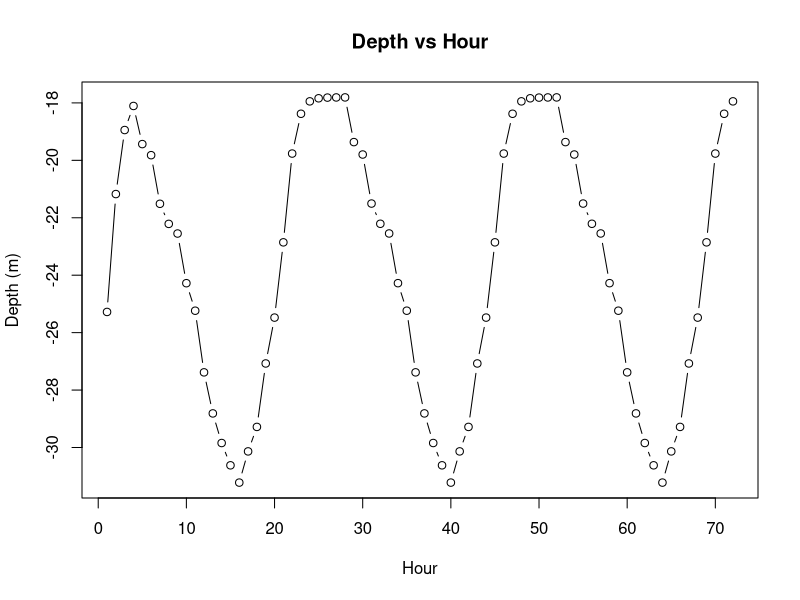

Here is the R script that generated this plot:
z0 <- 5
I0 <- c(5, 5, 5, 10, 10, 10, 50, 100, 150, 250,250,250,250,250,250,250,150,100,50,10,10,10,5,5)
IConst <- rep(250, length(I0))
a_d <- 0.1
a <- 10 
b <- 100
v <- 1.5
LENGTH <- 6
dec_dist_scale <- 0.5
C <- 0.23
kR <- 3.5
E <- (   ( (LENGTH / 100 )*dec_dist_scale)^2 )/(  C *  (  (  10^(2.62 *log10( 7 ) -2.01)   )/1000000   )   )

deriv <- function(preyIA, 
                E, 
                Eb, 
                Ke,
                beam_attenuation,
                r) {
  
    #log both sides, rearrange and differentiate with respect to r
    logRHS <- log(0.23* preyIA*E ) 
    logLHS <- log( ((Ke+Eb)/Eb) * r * r * exp(beam_attenuation * r)  ) 
    equation <- logLHS-logRHS
    derivative <- beam_attenuation + 2/r 
  
    
    return (c(equation,derivative))#equation
    #derivative
  
}



getr <- function(beam_attenuation, 
                preyIA, 
                E, 
                Eb, 
                Ke, 
                tol) {

    r <- sqrt(preyIA * E * (Eb/(Ke+Eb)) * 0.23)  #first guess for r
    
    vec <- deriv(preyIA, E, Eb, Ke, beam_attenuation, r)
    eq <- vec[1]
    der <- vec[2]

    while(abs(eq) > tol) {
        # Newtons method
        r <- r - eq/der

        vec <- deriv(preyIA, E, Eb, Ke, beam_attenuation, r)
        eq <- vec[1]
        der <- vec[2]
    }

    return (r)

}
z <- z0
days <- 3
zs <- numeric(length(I0*days))

preyIA <- c(5,5,5,5,4,4,3,3,3,2,2,1,1,1,1,1,2,2,3,3,4,5,5,5)/1000000
for(iday in 1:days) {
    for(ihour in 1:24) {
        
        D <- getr(a_d, preyIA[ihour], E, IConst[ihour], kR, 0.001)
        z <- a*IConst[ihour]*exp(-a_d*z) / (v * LENGTH^2) - b*D^2*pi*v*LENGTH + z
        if (z < 0) {
            z <- 0
        }
        zs[(iday-1)*24 + ihour] <- z
    }
}

plot(1:(24*days), -zs, type='b', xlab='Hour', ylab='Depth (m)', main='Depth vs Hour')
